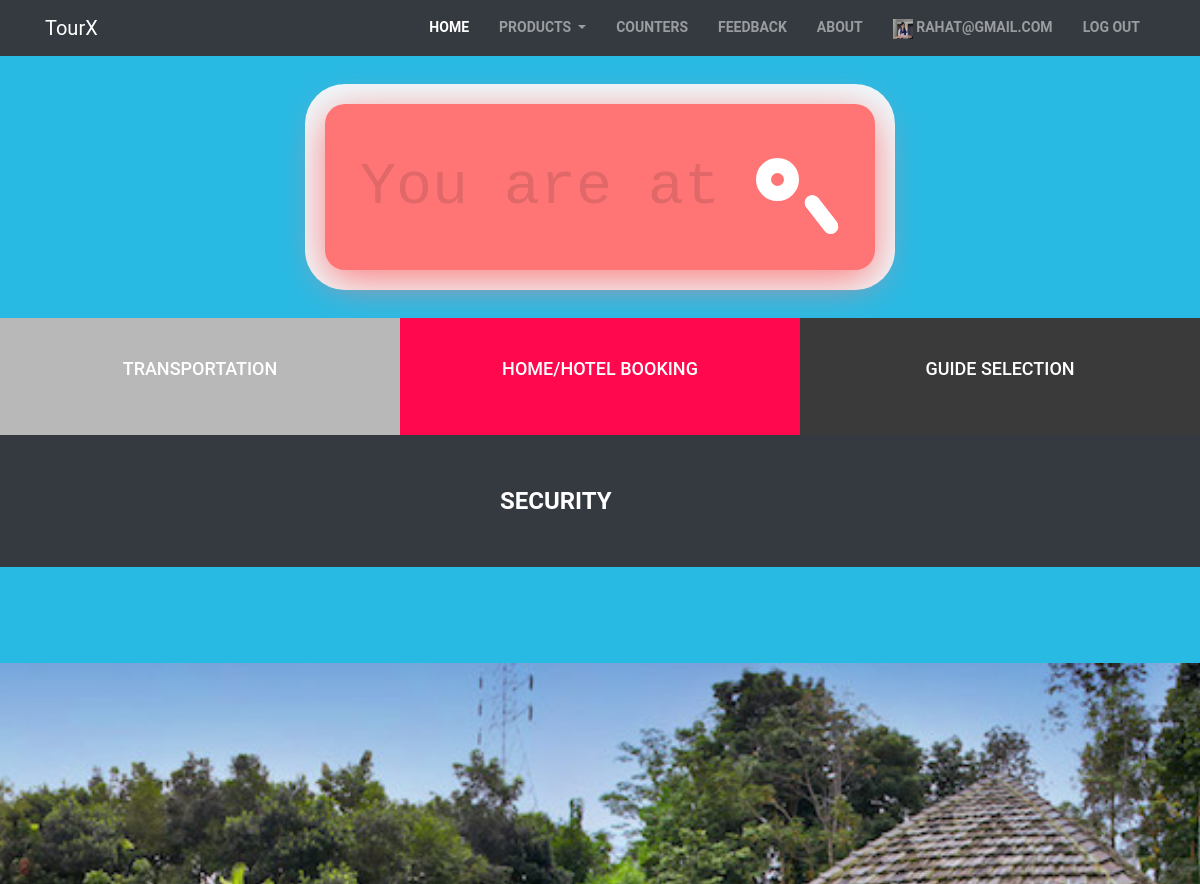
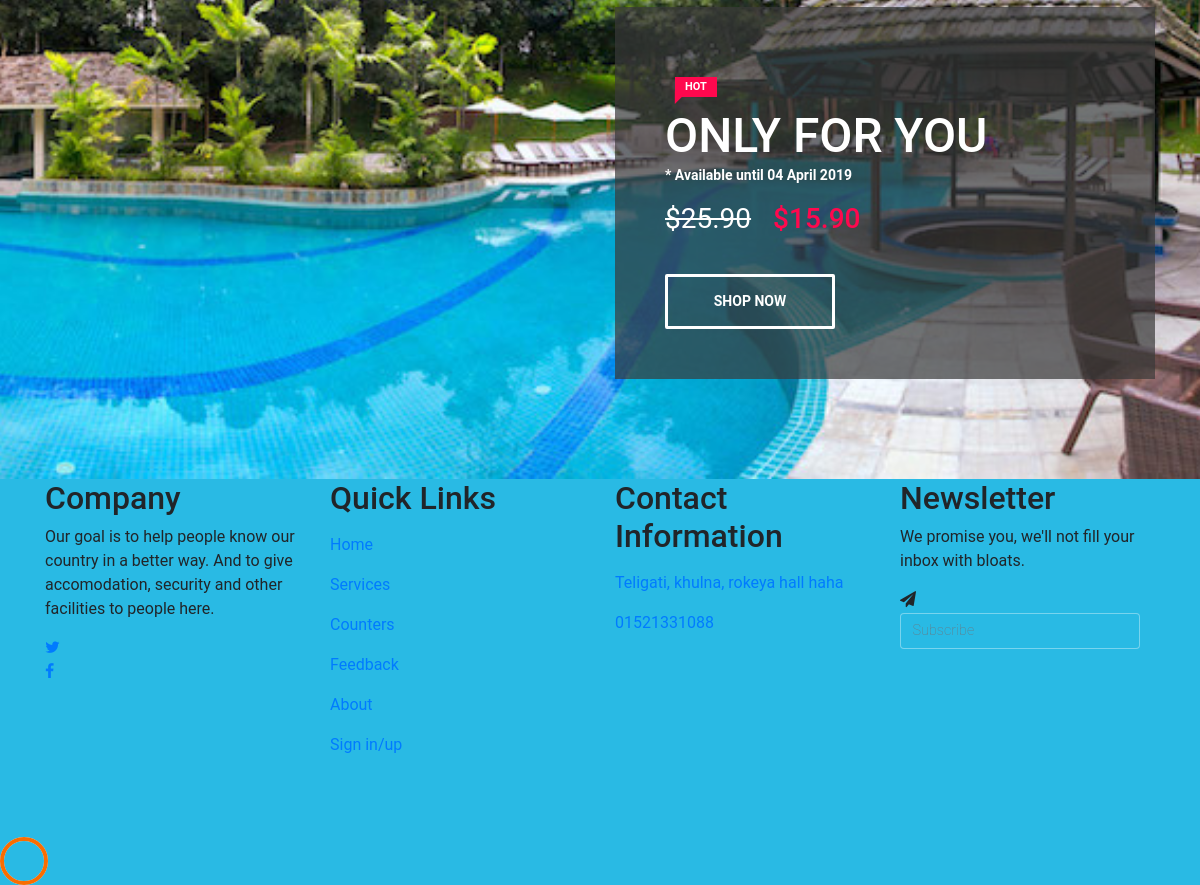
Page /account/loggedin/ (signed in) on the committed database (2 pictures, top to bottom).
### tourx/models.py (models this page shows)
class Profile(AbstractUser):
    username = None
    email = models.EmailField(unique=True)
    profile_pic = models.ImageField(verbose_name='Profile Picture', upload_to='profiles/', null=True, blank=True)
    mobile = models.CharField(max_length=100)
    photo_id = models.ImageField(verbose_name='Photo ID', upload_to='photo_ids', null=True, blank=True)
    is_scout = models.BooleanField(default=False)
    address = models.CharField(max_length=200)
    tokens = models.IntegerField(default=0)
    birth = models.DateField(default='2010-12-30')
    USERNAME_FIELD = 'email'
    REQUIRED_FIELDS = []
    objects = UserManager()

### tourx/views.py (the view, shortened to what this page needs)
# urls.py: path('account/loggedin/', views.LoggedinView.as_view(), name='loggedin'),
class LoggedinView(View):
    def get(self, request):
        return render(request, template_name='registration/loggedin.html', context=None)

### templates/registration/loggedin.html
{% extends 'base.html' %}
{% load static %}
{% block extra_css %}
    <link rel="stylesheet" href="{% static 'css/loggedin.css' %}">
    <link href="{% static 'css/loggedinresponsive.css' %}" rel="stylesheet">
    <link href="{% static 'css/search.css' %}" rel="stylesheet">
{% endblock %}
{% block content %}
    <div id="search" class="mt-5 mb-5">
        <form method="get" action="">
            <div class="tb">
                <div class="td">
                    <input type="text" placeholder="You are at" required>
                </div>
                <div class="td" id="s-cover">
                    <button type="submit">
                        <div id="s-circle"></div>
                        <span></span>
                    </button>
                </div>
            </div>
        </form>
    </div>
    <section class="top-discount-area d-md-flex align-items-center">
        <div class="single-discount-area">
            <a href="#" class="catagories-button">
                <h5>TRANSPORTATION</h5>
            </a>
        </div>
        <div class="single-discount-area">
            <a href="#" class="catagories-button">
            <h5>HOME/HOTEL BOOKING</h5>
            </a>
        </div>
        <div class="single-discount-area">
            <a href="#" class="catagories-button">
            <h5>GUIDE SELECTION</h5>
            </a>
        </div>
    </section>
    <div class="container-fluid">
        <div class="row pb-5 pt-5 bg-dark" style="font-size: 24px; text-align: center;">
            <div class="span4 offset-5">
                <a href="#" class="text-white font-weight-bold text-center">
                    SECURITY
                </a>
            </div>
        </div>
    </div>
    {% include 'product_list.html' with objects='hello' %}
    <section class="offer_area height-700 section_padding_100 bg-img" style="background-image: url({% static 'images/user_offer.jpg' %});">
        <div class="container h-100">
            <div class="row h-100 align-items-end justify-content-end">
                <div class="col-12 col-md-8 col-lg-6">
                    <div class="offer-content-area wow fadeInUp" data-wow-delay="1s">
                        <h2>Only for you <span class="karl-level">Hot</span></h2>
                        <p>* Available until 04 April 2019</p>
                        <div class="offer-product-price">
                            <h3><span class="regular-price">$25.90</span> $15.90</h3>
                        </div>
                        <a href="{% url 'tour' 3 %}" class="btn karl-btn mt-30">Shop Now</a>
                    </div>
                </div>
            </div>
        </div>
    </section>
{% endblock %}

### templates/base.html (shortened to what this page needs)
{% load static %}
<!DOCTYPE html>
<html lang="en">
<head>
    <link rel="stylesheet" href="https://cdnjs.cloudflare.com/ajax/libs/twitter-bootstrap/4.3.1/css/bootstrap.min.css">
    <link rel="stylesheet" href="https://cdnjs.cloudflare.com/ajax/libs/open-iconic/1.1.1/font/css/open-iconic-bootstrap.min.css">
    <link rel="stylesheet" href="https://cdnjs.cloudflare.com/ajax/libs/OwlCarousel2/2.3.4/assets/owl.carousel.min.css">
    <link rel="stylesheet" href="https://cdnjs.cloudflare.com/ajax/libs/OwlCarousel2/2.3.4/assets/owl.theme.default.min.css">
    <link rel="stylesheet" href="https://cdnjs.cloudflare.com/ajax/libs/magnific-popup.js/1.1.0/magnific-popup.min.css">
    <link rel="stylesheet" href="https://cdnjs.cloudflare.com/ajax/libs/aos/2.3.4/aos.css">
    <link rel="stylesheet" href="https://cdnjs.cloudflare.com/ajax/libs/ionicons/4.4.8/css/ionicons.min.css">
    <link rel="stylesheet" href="https://cdnjs.cloudflare.com/ajax/libs/bootstrap-datepicker/1.8.0/css/bootstrap-datepicker.min.css">
    <link rel="stylesheet" href="https://cdnjs.cloudflare.com/ajax/libs/jquery-timepicker/1.10.0/jquery.timepicker.min.css">
    <link rel="stylesheet" href="{% static 'css/base.css' %}">
    <link rel="stylesheet" href="{% static 'css/animate.css' %}">
    <link rel="stylesheet" href="{% static 'css/flaticon.css' %}">
    <link rel="stylesheet" href="{% static 'css/icomoon.css' %}">
    {% block extra_css %}
    {% endblock %}
</head>
<body>
<nav class="navbar navbar-expand-lg navbar-dark ftco_navbar bg-dark ftco-navbar-light" id="ftco-navbar">
    <div class="container">
        <a class="navbar-brand" href="index.html">TourX</a>
        <div class="collapse navbar-collapse" id="ftco-nav">
            <ul class="navbar-nav ml-auto">
                <li class="nav-item active"><a href="{% url 'home' %}" class="nav-link">Home</a></li>
                <li class="nav-item dropdown">
                    <a class="nav-link dropdown-toggle" href="#" id="dropdown04" data-toggle="dropdown" aria-haspopup="true" aria-expanded="false">
                        Products
                    </a>
                </li>
                <li class="nav-item"><a href="{% url 'counters' %}" class="nav-link">Counters</a></li>
                <li class="nav-item"><a href="about" class="nav-link">Feedback</a></li>
                <li class="nav-item"><a href="#about" class="nav-link">About</a></li>
                {% if user.is_authenticated %}
                    <li class="nav-item"><a href="{% url 'loggedin' %}" class="nav-link"><img src="{{ user.profile_pic.url }}" height="20px" width="20px" alt="Profile picture"/> {{ user.email }}</a></li>
                    <li class="nav-item"><a href="{% url 'logout' %}" class="nav-link">Log Out</a></li>
                {% else %}
                    <li class="nav-item"><a href="{% url 'login' %}" class="nav-link">Sign in</a></li>
                    <li class="nav-item"><a href="{% url 'signup' %}" class="nav-link">Sign up</a></li>
                {% endif %}
            </ul>
        </div>
    </div>
</nav>
{% block content %}
{% endblock %}
<footer class="ftco-footer ftco-bg-dark ftco-section" id="about">
    <div class="container">
        <div class="row mb-5">
            <div class="col-md">
                <div class="ftco-footer-widget mb-4">
                    <h2 class="ftco-heading-2">Company</h2>
                    <p>Our goal is to help people know our country in a better way. And to give accomodation, security and other facilities to people here.</p>
                    <ul class="ftco-footer-social list-unstyled float-md-left float-lft">
                        <li class="ftco-animate"><a href="#"><span class="icon-twitter"></span></a></li>
                        <li class="ftco-animate"><a href="#"><span class="icon-facebook"></span></a></li>
                    </ul>
                </div>
            </div>
            <div class="col-md">
                <div class="ftco-footer-widget mb-4">
                    <h2 class="ftco-heading-2">Quick Links</h2>
                    <ul class="list-unstyled">
                        <li><a href="#" class="py-2 d-block">Home</a></li>
                        <li><a href="#" class="py-2 d-block">Services</a></li>
                        <li><a href="#" class="py-2 d-block">Counters</a></li>
                        <li><a href="#" class="py-2 d-block">Feedback</a></li>
                        <li><a href="#" class="py-2 d-block">About</a></li>
                        <li><a href="#" class="py-2 d-block">Sign in/up</a></li>
                    </ul>
                </div>
            </div>
            <div class="col-md">
                <div class="ftco-footer-widget mb-4">
                    <h2 class="ftco-heading-2">Contact Information</h2>
                    <ul class="list-unstyled">
                        <li><a href="#" class="py-2 d-block">Teligati, khulna, rokeya hall haha</a></li>
                        <li><a href="#" class="py-2 d-block">01521331088</a></li>
                    </ul>
                </div>
            </div>
            <div class="col-md">
                <div class="ftco-footer-widget mb-4">
                    <h2 class="ftco-heading-2">Newsletter</h2>
                    <p>We promise you, we'll not fill your inbox with bloats.</p>
                    <form action="#" class="subscribe-form">
                        <div class="form-group">
                            <span class="icon icon-paper-plane"></span>
                            <input type="text" class="form-control" placeholder="Subscribe">
                        </div>
                    </form>
                </div>
            </div>
        </div>
    </div>
</footer>
<div id="ftco-loader" class="show fullscreen">
    <svg class="circular" width="48px" height="48px">
        <circle class="path-bg" cx="24" cy="24" r="22" fill="none" stroke-width="4" stroke="#eeeeee"></circle>
        <circle class="path" cx="24" cy="24" r="22" fill="none" stroke-width="4" stroke-miterlimit="10" stroke="#F96D00"></circle>
    </svg>
</div>
</body>
</html>

### static/css/base.css (style rules this page uses)
body { background-size: cover; background: #29bae4 fixed; font-family: 'Roboto', sans-serif; }
input[type="text"], input[type="email"], input[type="password"] { font-size: 0.9em; color: #fff; font-weight: 100; width: 94.5%; display: block; border: none; padding: 0.8em; border: solid 1px rgba(255, 255, 255, 0.37); -webkit-transition: all 0.3s cubic-bezier(0.64, 0.09, 0.08, 1); transition: all 0.3s cubic-bezier(0.64, 0.09, 0.08, 1); background: -webkit-linear-gradient(top, rgba(255, 255, 255, 0) 96%, #fff 4%); background: linear-gradient(to bottom, rgba(255, 255, 255, 0) 96%, #fff 4%); background-position: -800px 0; background-size: 100%; background-repeat: no-repeat; color: #fff; font-family: 'Roboto', sans-serif; }
@media (max-width: 1440px) { input[type="text"], input[type="email"], input[type="password"] { width: 94%; } }

### static/css/icomoon.css (style rules this page uses)
[class^=icon-],[class*=" icon-"] { font-family:icomoon!important;speak:none;font-style:normal;font-weight:400;font-variant:normal;text-transform:none;line-height:1;-webkit-font-smoothing:antialiased;-moz-osx-font-smoothing:grayscale }
.icon-twitter:before { content:"\f099" }
.icon-facebook:before { content:"\f09a" }
.icon-paper-plane:before { content:"\f1d8" }

### static/css/loggedin.css (style rules this page uses)
.mt-30 { margin-top: 30px }
.bg-img { background-position: center center; background-size: cover; background-repeat: no-repeat }
.bg-dark { background-color: #000 }
.height-700 { height: 700px !important }
.section_padding_100 { padding: 100px 0 }
.karl-btn { display: inline-block; min-width: 170px; height: 55px; color: #fff; border: 3px solid #fff; border-radius: 2px; padding: 0 30px; text-transform: uppercase; font-size: 14px; font-weight: 700; line-height: 49px }
.navbar-expand-lg .navbar-nav .nav-link { padding-right: 15px; padding-left: 15px; position: relative; z-index: 1; font-size: 14px; font-weight: 700; text-transform: uppercase }
.top-discount-area .single-discount-area { -webkit-box-flex: 0; -ms-flex: 0 0 33.333333%; flex: 0 0 33.333333%; max-width: 33.333333%; padding: 40px 15px; background-color: #b8b8b8; text-align: center; -ms-flex-item-align: stretch; align-self: stretch }
.top-discount-area .single-discount-area:nth-child(2) { background-color: #ff084e }
.top-discount-area .single-discount-area:last-child { background-color: #3a3a3a }
.top-discount-area .single-discount-area h5 { font-size: 18px; color: #fff; margin-bottom: 15px }
.top-discount-area .single-discount-area h6, .top-discount-area .single-discount-area a { font-size: 12px; color: #fff; font-weight: 700; margin-bottom: 0 }
.offer_area { position: relative; z-index: 1 }
.offer-content-area { background-color: rgba(58, 58, 58, .7); padding: 100px 50px 50px; position: relative; z-index: 1 }
.offer-content-area h2 { position: relative; z-index: 1; color: #fff; font-size: 48px; text-transform: uppercase; margin-bottom: 0 }
.karl-level { position: absolute; z-index: 2; color: #fff; font-size: 11px; text-transform: uppercase; font-weight: 700; background-color: #ff084e; padding: 3px 10px; top: -30px; left: 10px }
.karl-level:after { position: absolute; z-index: 2; content: ""; width: 0; height: 0; border-style: solid; border-width: 0 9px 9px; border-color: transparent transparent #ff084e transparent; bottom: -2px; left: -6px; -webkit-transform: rotate(-45deg); transform: rotate(-45deg) }
.offer-content-area p { color: #fff; font-weight: 600; font-size: 14px }
.offer-product-price h3 { color: #ff084e }
.offer-product-price h3 span { margin-right: 15px; font-weight: 400; text-decoration: line-through; color: #fff }

### rows in the picture
Profile: profile_pic (picture), email "RAHAT@GMAIL.COM"
